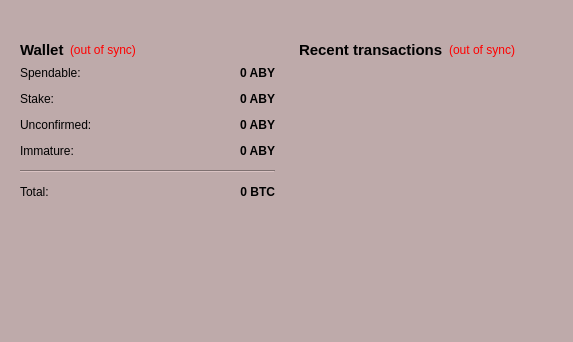
<?xml version="1.0" encoding="UTF-8"?>
<ui version="4.0">
 <class>OverviewPage</class>
 <widget class="QWidget" name="OverviewPage">
  <property name="geometry">
   <rect>
    <x>0</x>
    <y>0</y>
    <width>573</width>
    <height>342</height>
   </rect>
  </property>
  <property name="windowTitle">
   <string>Form</string>
  </property>
  <property name="styleSheet">
   <string notr="true">background-color: rgb(190, 170, 170);</string>
  </property>
  <layout class="QVBoxLayout" name="topLayout">
   <item>
    <widget class="QLabel" name="labelAlerts">
     <property name="visible">
      <bool>false</bool>
     </property>
     <property name="styleSheet">
      <string notr="true">background-color: rgb(190, 170, 170)
</string>
     </property>
     <property name="wordWrap">
      <bool>true</bool>
     </property>
     <property name="margin">
      <number>3</number>
     </property>
    </widget>
   </item>
   <item>
    <layout class="QHBoxLayout" name="horizontalLayout" stretch="1,1">
     <item>
      <layout class="QVBoxLayout" name="verticalLayout_2">
       <item>
        <widget class="QWidget" name="widget" native="true">
         <layout class="QVBoxLayout" name="verticalLayout_4">
          <item>
           <layout class="QHBoxLayout" name="horizontalLayout_4">
            <item>
             <widget class="QLabel" name="label_5">
              <property name="font">
               <font>
                <pointsize>11</pointsize>
                <weight>75</weight>
                <bold>true</bold>
               </font>
              </property>
              <property name="text">
               <string>Wallet</string>
              </property>
             </widget>
            </item>
            <item>
             <widget class="QLabel" name="labelWalletStatus">
              <property name="toolTip">
               <string>The displayed information may be out of date. Your wallet automatically synchronizes with the Artbyte network after a connection is established, but this process has not completed yet.</string>
              </property>
              <property name="styleSheet">
               <string notr="true">QLabel { color: red; }</string>
              </property>
              <property name="text">
               <string notr="true">(out of sync)</string>
              </property>
              <property name="alignment">
               <set>Qt::AlignLeading|Qt::AlignLeft|Qt::AlignVCenter</set>
              </property>
             </widget>
            </item>
            <item>
             <spacer name="horizontalSpacer_2">
              <property name="orientation">
               <enum>Qt::Horizontal</enum>
              </property>
              <property name="sizeHint" stdset="0">
               <size>
                <width>40</width>
                <height>20</height>
               </size>
              </property>
             </spacer>
            </item>
           </layout>
          </item>
          <item>
           <layout class="QFormLayout" name="formLayout_2">
            <property name="fieldGrowthPolicy">
             <enum>QFormLayout::AllNonFixedFieldsGrow</enum>
            </property>
            <property name="horizontalSpacing">
             <number>12</number>
            </property>
            <property name="verticalSpacing">
             <number>12</number>
            </property>
            <item row="0" column="0">
             <widget class="QLabel" name="label">
              <property name="text">
               <string>Spendable:</string>
              </property>
             </widget>
            </item>
            <item row="0" column="1">
             <widget class="QLabel" name="labelBalance">
              <property name="font">
               <font>
                <weight>75</weight>
                <bold>true</bold>
               </font>
              </property>
              <property name="cursor">
               <cursorShape>IBeamCursor</cursorShape>
              </property>
              <property name="toolTip">
               <string>Your current spendable balance</string>
              </property>
              <property name="text">
               <string notr="true">0 ABY</string>
              </property>
              <property name="alignment">
               <set>Qt::AlignRight|Qt::AlignTrailing|Qt::AlignVCenter</set>
              </property>
              <property name="textInteractionFlags">
               <set>Qt::LinksAccessibleByMouse|Qt::TextSelectableByKeyboard|Qt::TextSelectableByMouse</set>
              </property>
             </widget>
            </item>
            <item row="1" column="0">
             <widget class="QLabel" name="label_6">
              <property name="text">
               <string>Stake:</string>
              </property>
             </widget>
            </item>
            <item row="1" column="1">
             <widget class="QLabel" name="labelStake">
              <property name="font">
               <font>
                <weight>75</weight>
                <bold>true</bold>
               </font>
              </property>
              <property name="cursor">
               <cursorShape>IBeamCursor</cursorShape>
              </property>
              <property name="toolTip">
               <string>Total of coins that was staked, and do not yet count toward the current balance</string>
              </property>
              <property name="text">
               <string notr="true">0 ABY</string>
              </property>
              <property name="alignment">
               <set>Qt::AlignRight|Qt::AlignTrailing|Qt::AlignVCenter</set>
              </property>
              <property name="textInteractionFlags">
               <set>Qt::LinksAccessibleByMouse|Qt::TextSelectableByKeyboard|Qt::TextSelectableByMouse</set>
              </property>
             </widget>
            </item>
            <item row="2" column="0">
             <widget class="QLabel" name="label_3">
              <property name="text">
               <string>Unconfirmed:</string>
              </property>
             </widget>
            </item>
            <item row="2" column="1">
             <widget class="QLabel" name="labelUnconfirmed">
              <property name="font">
               <font>
                <weight>75</weight>
                <bold>true</bold>
               </font>
              </property>
              <property name="cursor">
               <cursorShape>IBeamCursor</cursorShape>
              </property>
              <property name="toolTip">
               <string>Total of transactions that have yet to be confirmed, and do not yet count toward the current balance</string>
              </property>
              <property name="text">
               <string notr="true">0 ABY</string>
              </property>
              <property name="alignment">
               <set>Qt::AlignRight|Qt::AlignTrailing|Qt::AlignVCenter</set>
              </property>
              <property name="textInteractionFlags">
               <set>Qt::LinksAccessibleByMouse|Qt::TextSelectableByKeyboard|Qt::TextSelectableByMouse</set>
              </property>
             </widget>
            </item>
            <item row="3" column="0">
             <widget class="QLabel" name="labelImmatureText">
              <property name="text">
               <string>Immature:</string>
              </property>
             </widget>
            </item>
            <item row="3" column="1">
             <widget class="QLabel" name="labelImmature">
              <property name="font">
               <font>
                <weight>75</weight>
                <bold>true</bold>
               </font>
              </property>
              <property name="toolTip">
               <string>Mined balance that has not yet matured</string>
              </property>
              <property name="text">
               <string notr="true">0 ABY</string>
              </property>
              <property name="alignment">
               <set>Qt::AlignRight|Qt::AlignTrailing|Qt::AlignVCenter</set>
              </property>
              <property name="textInteractionFlags">
               <set>Qt::LinksAccessibleByMouse|Qt::TextSelectableByKeyboard|Qt::TextSelectableByMouse</set>
              </property>
             </widget>
            </item>
            <item row="4" column="0" colspan="2">
             <widget class="Line" name="line">
              <property name="orientation">
               <enum>Qt::Horizontal</enum>
              </property>
             </widget>
            </item>
            <item row="5" column="0">
             <widget class="QLabel" name="labelTotalText">
              <property name="text">
               <string>Total:</string>
              </property>
             </widget>
            </item>
            <item row="5" column="1">
             <widget class="QLabel" name="labelTotal">
              <property name="font">
               <font>
                <weight>75</weight>
                <bold>true</bold>
               </font>
              </property>
              <property name="cursor">
               <cursorShape>IBeamCursor</cursorShape>
              </property>
              <property name="toolTip">
               <string>Your current total balance</string>
              </property>
              <property name="text">
               <string notr="true">0 BTC</string>
              </property>
              <property name="alignment">
               <set>Qt::AlignRight|Qt::AlignTrailing|Qt::AlignVCenter</set>
              </property>
              <property name="textInteractionFlags">
               <set>Qt::LinksAccessibleByMouse|Qt::TextSelectableByKeyboard|Qt::TextSelectableByMouse</set>
              </property>
             </widget>
            </item>
           </layout>
          </item>
         </layout>
        </widget>
       </item>
       <item>
        <spacer name="verticalSpacer">
         <property name="orientation">
          <enum>Qt::Vertical</enum>
         </property>
         <property name="sizeHint" stdset="0">
          <size>
           <width>20</width>
           <height>40</height>
          </size>
         </property>
        </spacer>
       </item>
      </layout>
     </item>
     <item>
      <layout class="QVBoxLayout" name="verticalLayout_3">
       <item>
        <widget class="QWidget" name="widget_2" native="true">
         <layout class="QVBoxLayout" name="verticalLayout">
          <item>
           <layout class="QHBoxLayout" name="horizontalLayout_2">
            <item>
             <widget class="QLabel" name="label_4">
              <property name="font">
               <font>
                <pointsize>11</pointsize>
                <weight>75</weight>
                <bold>true</bold>
               </font>
              </property>
              <property name="text">
               <string>&lt;b&gt;Recent transactions&lt;/b&gt;</string>
              </property>
             </widget>
            </item>
            <item>
             <widget class="QLabel" name="labelTransactionsStatus">
              <property name="toolTip">
               <string>The displayed information may be out of date. Your wallet automatically synchronizes with the Artbyte network after a connection is established, but this process has not completed yet.</string>
              </property>
              <property name="styleSheet">
               <string notr="true">QLabel { color: red; }</string>
              </property>
              <property name="text">
               <string notr="true">(out of sync)</string>
              </property>
              <property name="alignment">
               <set>Qt::AlignRight|Qt::AlignTrailing|Qt::AlignVCenter</set>
              </property>
             </widget>
            </item>
            <item>
             <spacer name="horizontalSpacer">
              <property name="orientation">
               <enum>Qt::Horizontal</enum>
              </property>
              <property name="sizeHint" stdset="0">
               <size>
                <width>40</width>
                <height>20</height>
               </size>
              </property>
             </spacer>
            </item>
           </layout>
          </item>
          <item>
           <widget class="QListView" name="listTransactions">
            <property name="styleSheet">
             <string notr="true">QListView { background: transparent; }
background-color: rgb(192, 124, 124);</string>
            </property>
            <property name="frameShape">
             <enum>QFrame::NoFrame</enum>
            </property>
            <property name="verticalScrollBarPolicy">
             <enum>Qt::ScrollBarAlwaysOff</enum>
            </property>
            <property name="horizontalScrollBarPolicy">
             <enum>Qt::ScrollBarAlwaysOff</enum>
            </property>
            <property name="selectionMode">
             <enum>QAbstractItemView::NoSelection</enum>
            </property>
           </widget>
          </item>
         </layout>
        </widget>
       </item>
      </layout>
     </item>
    </layout>
   </item>
  </layout>
 </widget>
 <resources/>
 <connections/>
</ui>
